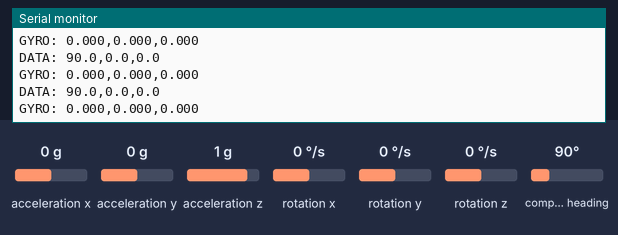
This sketch was run on a simulated Arduino Uno, built with avr-gcc and run on an emulated ATmega328P. On the bench: the last lines printed to the serial monitor. The test bench sets the inputs (shaded band); at power-on: acceleration x 0 g, acceleration z 1 g, rotation x 0 °/s, acceleration y 0 g, rotation y 0 °/s, rotation z 0 °/s, compass heading 90°.

Above: at 2.2 s.
2.3 s: acceleration x set to 0.8 g
At 3.2 s:
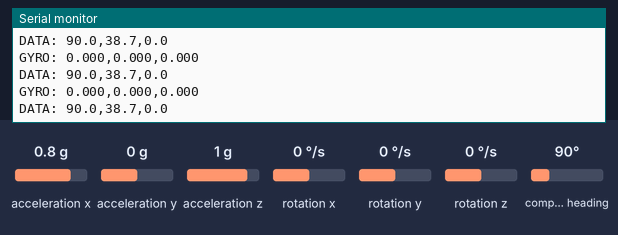
5.3 s: acceleration z set to 1.4 g
At 6.4 s:
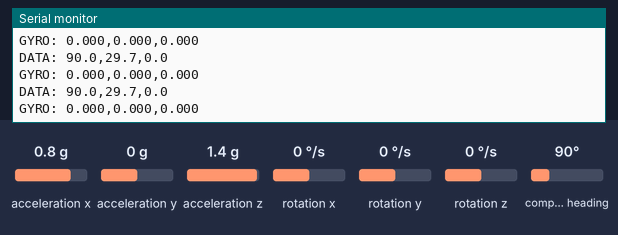
8.3 s: rotation x set to 100 °/s
At 9.3 s:
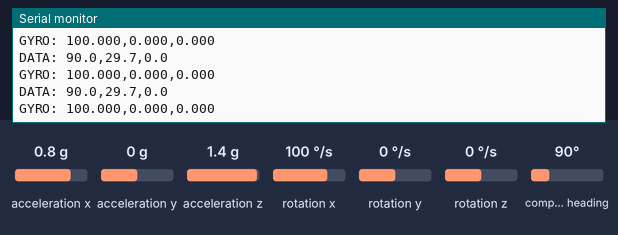
11.3 s: acceleration y set to -1.4 g
At 12.0 s:
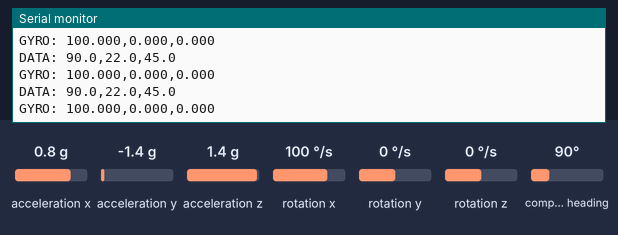
12.8 s: rotation x set to 0 °/s
At 13.7 s:
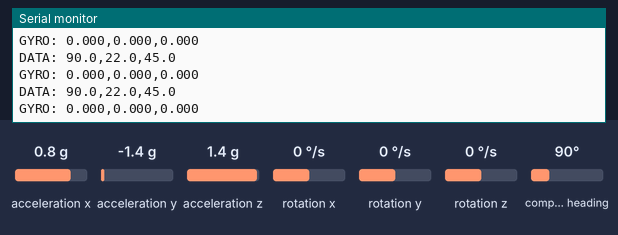
Timing chart, 0 to 15.8 s (numbered marks = the images above; inputs shaded):
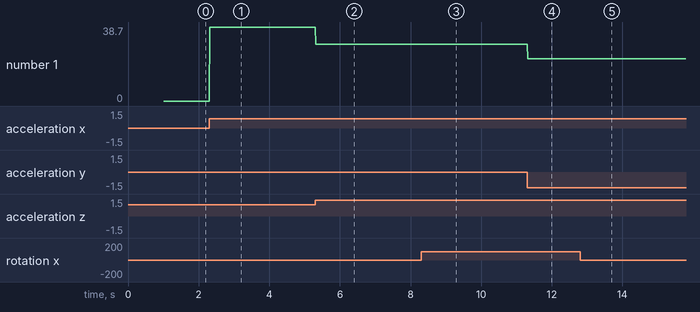

The sketch:

arduino_bno055_enhanced.ino
```cpp
/*
  Enhanced BNO055 Arduino Code for Embedded IMU Calibration

  This version outputs both Euler angles and raw gyroscope data
  to support advanced calibration of embedded table IMUs.
*/

#include <Wire.h>
#include <Adafruit_Sensor.h>
#include <Adafruit_BNO055.h>
#include <utility/imumaths.h>

// Create BNO055 instance
Adafruit_BNO055 bno = Adafruit_BNO055(55, 0x28);

void setup() {
  Serial.begin(115200);
  Serial.println("Enhanced BNO055 for Embedded Table IMU");

  // Initialize BNO055
  if (!bno.begin()) {
    Serial.println("ERROR: No BNO055 detected. Check wiring!");
    while (1);
  }

  delay(1000);

  // Use external crystal for better accuracy
  bno.setExtCrystalUse(true);

  Serial.println("READY: Enhanced BNO055 initialized");
  Serial.println("INFO: Outputs both Euler angles and gyroscope data");
}

void loop() {
  // Get Euler angles (for normal operation)
  sensors_event_t orientationData;
  bno.getEvent(&orientationData, Adafruit_BNO055::VECTOR_EULER);

  // Get gyroscope data (for calibration)
  sensors_event_t gyroData;
  bno.getEvent(&gyroData, Adafruit_BNO055::VECTOR_GYROSCOPE);

  // Check if data is valid
  if (orientationData.orientation.x >= 0 || orientationData.orientation.x < 0) {
    // Output Euler angles (normal format)
    Serial.print("DATA: ");
    Serial.print(orientationData.orientation.x, 1);  // Heading
    Serial.print(",");
    Serial.print(orientationData.orientation.y, 1);  // Pitch
    Serial.print(",");
    Serial.println(orientationData.orientation.z, 1); // Roll

    // Output gyroscope data (for calibration)
    Serial.print("GYRO: ");
    Serial.print(gyroData.gyro.x, 3);  // X-axis gyro (rad/s)
    Serial.print(",");
    Serial.print(gyroData.gyro.y, 3);  // Y-axis gyro (rad/s)
    Serial.print(",");
    Serial.println(gyroData.gyro.z, 3); // Z-axis gyro (rad/s)
  } else {
    Serial.println("WARNING: Invalid sensor data");
  }

  delay(10); // 100Hz output rate
}
```

Measured:
- after the input at 2.3 s, the serial monitor: prints a new line at once (image 1)
- after the input at 5.3 s, the serial monitor: prints a new line at once (image 2)
- after the input at 8.3 s, the serial monitor: prints a new line at once (image 3)
- after the input at 11.3 s, the serial monitor: prints a new line at once (image 4)
- after the input at 12.8 s, the serial monitor: prints a new line at once (image 5)
- plotted number 1: 0 → 38.7 after the input at 2.3 s, 38.7 → 29.7 after the input at 5.3 s, 29.7 → 22 after the input at 11.3 s
